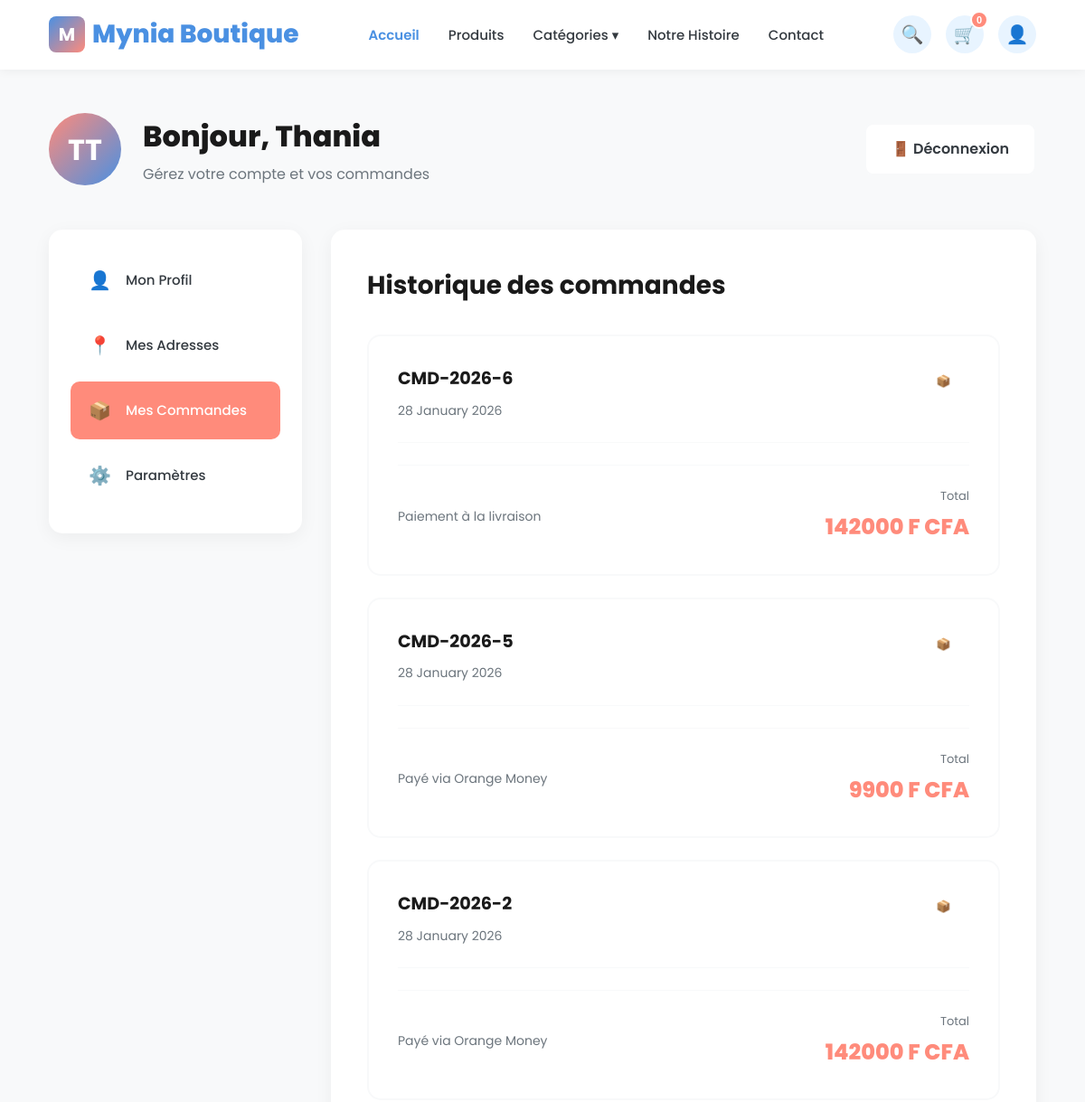
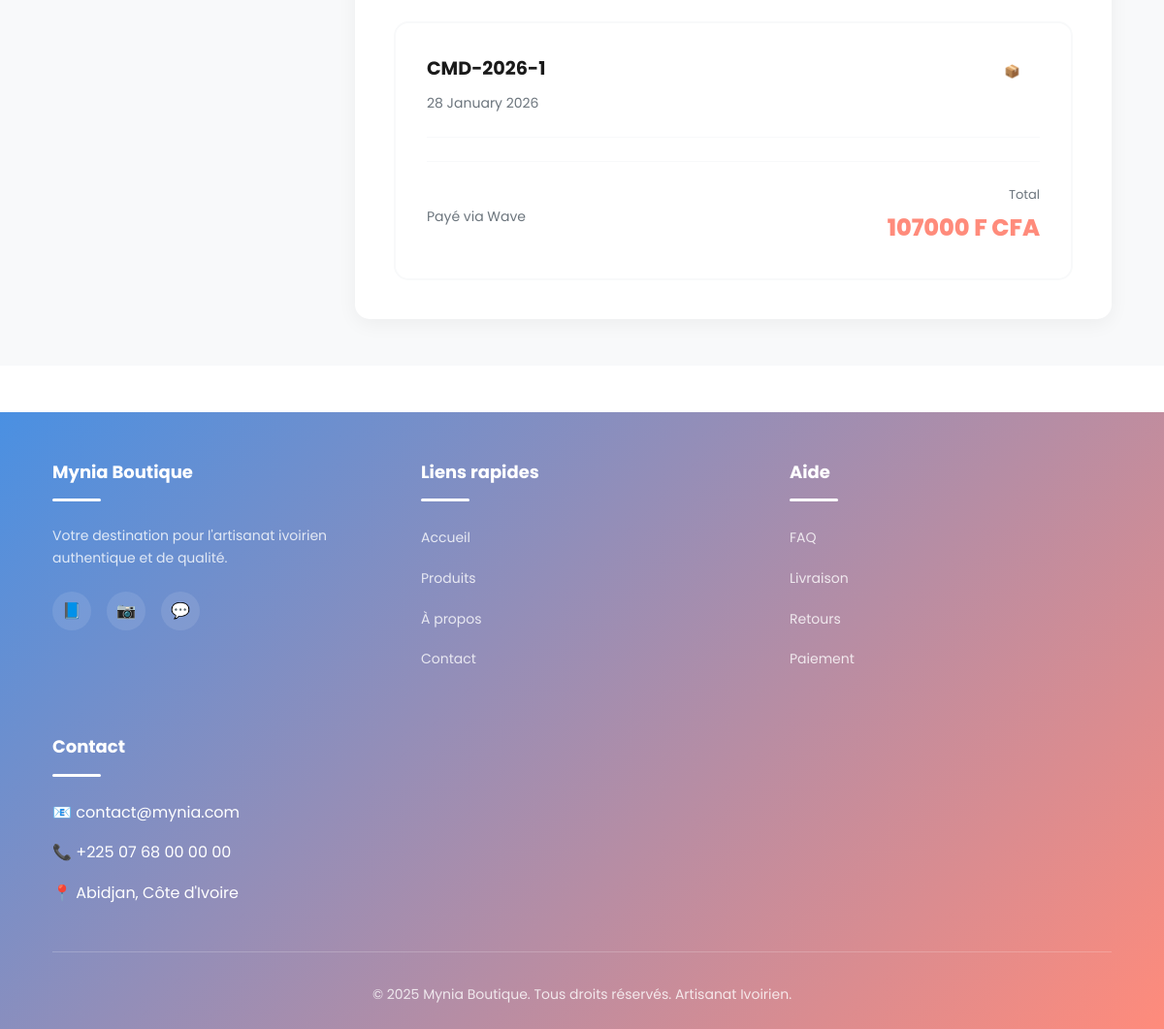
Screenshot of /orders/ (signed in) with the database file from the repository (2 pictures, top to bottom).
### mon_marché/models.py (models this page shows, shortened)
class Commande(models.Model):
    order_number = models.CharField(max_length=50, unique=True, blank=True, null=True)
    phone = models.CharField(max_length=20, blank=True, null=True)
    user = models.ForeignKey(User, on_delete=models.SET_NULL, null=True, blank=True, related_name='commandes')
    items = models.JSONField(default=list)
    subtotal = models.DecimalField(max_digits=10, decimal_places=2, default=0)
    shipping_cost = models.DecimalField(max_digits=10, decimal_places=2, default=2000)
    total = models.DecimalField(max_digits=10, decimal_places=2)
    nom = models.CharField(max_length=150, verbose_name="Nom complet")
    email = models.EmailField()
    phone = models.CharField(max_length=20, verbose_name="Téléphone")
    address = models.CharField(max_length=200, verbose_name="Adresse")
    ville = models.CharField(max_length=200, verbose_name="Ville")
    pays = models.CharField(max_length=300, default="Côte d'Ivoire")
    zipcode = models.CharField(max_length=300, blank=True)
    PAYMENT_METHODS = [
        ('wave', 'Wave'),
        ('orange', 'Orange Money'),
        ('cash', 'Paiement à la livraison'),
    ]
    payment_method = models.CharField(max_length=50, choices=PAYMENT_METHODS)
    PAYMENT_STATUS = [
        ('pending', 'En attente'),
        ('paid', 'Payé'),
        ('failed', 'Échoué'),
        ('refunded', 'Remboursé'),
    ]
    payment_status = models.CharField(max_length=50, choices=PAYMENT_STATUS, default='pending')
    payment_reference = models.CharField(max_length=200, blank=True)
    ORDER_STATUS = [
        ('pending', 'En attente'),
        ('confirmed', 'Confirmée'),
        ('processing', 'En préparation'),
        ('shipped', 'Expédiée'),
        ('delivered', 'Livrée'),
        ('cancelled', 'Annulée'),
    ]
    order_status = models.CharField(max_length=50, choices=ORDER_STATUS, default='pending')
    notes = models.TextField(blank=True, verbose_name="Notes de commande")
    date_commande = models.DateTimeField(auto_now_add=True)
    date_paiement = models.DateTimeField(null=True, blank=True)
    date_livraison = models.DateTimeField(null=True, blank=True)
    class Meta:
        ordering = ['-date_commande']
        verbose_name = "Commande"
        verbose_name_plural = "Commandes"

### mon_marché/views.py (the view)
# urls.py: path('orders/', views.order, name='order'),
@login_required
def order(request):
    commandes = Commande.objects.filter(user=request.user).order_by('-date_commande')
    return render(request, 'order.html', {'commandes': commandes})

### mon_marché/templates/order.html (shortened to what this page needs)
{% extends "base.html" %}
{% load static %}
{% block content %}
<section class="profile-section">
    <div class="container">
        <div class="profile-header">
            <div class="profile-welcome">
                <div class="profile-avatar">
                    {{ user.first_name|first|upper }}{{ user.last_name|first|upper }}
                </div>
                <div class="profile-greeting">
                    <h1>Bonjour, {{ user.first_name|default:"Utilisateur" }}</h1>
                    <p>Gérez votre compte et vos commandes</p>
                </div>
            </div>
            <a href="{% url 'logout' %}" class="logout-btn">
                🚪 Déconnexion
            </a>
        </div>
        <div class="profile-container">
            <aside class="profile-sidebar">
                <ul class="sidebar-nav">
                    <li class="sidebar-item">
                        <a href="{% url 'profile' %}" class="sidebar-link">
                            <span class="sidebar-icon">👤</span>
                            Mon Profil
                        </a>
                    </li>
                    <li class="sidebar-item">
                        <a href="{% url 'adresse' %}" class="sidebar-link">
                            <span class="sidebar-icon">📍</span>
                            Mes Adresses
                        </a>
                    </li>
                    <li class="sidebar-item">
                        <a href="{% url 'order' %}" class="sidebar-link active">
                            <span class="sidebar-icon">📦</span>
                            Mes Commandes
                        </a>
                    </li>
                    <li class="sidebar-item">
                        <a href="{% url 'setting' %}" class="sidebar-link">
                            <span class="sidebar-icon">⚙️</span>
                            Paramètres
                        </a>
                    </li>
                </ul>
            </aside>
            <main class="profile-content">
                <div class="content-header">
                    <h2 class="content-title">Historique des commandes</h2>
                </div>
                {% if commandes %}
                <div class="orders-list">
                    {% for commande in commandes %}
                    <div class="order-card">
                        <div class="order-header">
                            <div class="order-info">
                                <h3>CMD-{{ commande.date_commande|date:"Y" }}-{{ commande.id }}</h3>
                                <p class="order-date">{{ commande.date_commande|date:"d F Y" }}</p>
                            </div>
                            <span class="order-status {{ commande.statut }}">
                                {% if commande.statut == 'en_attente' %}
                                    🕐 En attente
                                {% elif commande.statut == 'livree' %}
                                    ✓ Livrée
                                {% elif commande.statut == 'annulee' %}
                                    ✗ Annulée
                                {% else %}
                                    📦 {{ commande.statut|title }}
                                {% endif %}
                            </span>
                        </div>
                        <div class="order-footer">
                            <div class="order-payment">
                                {% if commande.payment_method == 'wave' %}
                                    Payé via Wave
                                {% elif commande.payment_method == 'orange' %}
                                    Payé via Orange Money
                                {% elif commande.payment_method == 'cash' %}
                                    Paiement à la livraison
                                {% else %}
                                    {{ commande.payment_method|title }}
                                {% endif %}
                            </div>
                            <div class="order-total">
                                <span class="total-label">Total</span>
                                <span class="total-amount">{{ commande.total|floatformat:0 }} F CFA</span>
                            </div>
                        </div>
                    </div>
                    {% endfor %}
                </div>
                {% endif %}
            </main>
        </div>
    </div>
</section>
{% endblock %}

### mon_marché/templates/base.html (shortened to what this page needs)
<!DOCTYPE html>
<html lang="fr">
<head>
</head>
<body>
    <header>
        <div class="container">
            <div class="header-inner">
                <a class="logo" href="{% url 'home' %}">
                    <div class="logo-icon">M</div>
                    <span>Mynia Boutique</span>
                </a>
                <ul class="nav-menu" id="nav-menu">
                    <li class="nav-item active">
                        <a class="nav-link" href="{% url 'home' %}">Accueil</a>
                    </li>
                    <li class="nav-item">
                        <a class="nav-link" href="{% url 'products' %}">Produits</a>
                    </li>
                     <li class="nav-item dropdown">
                        <a class="nav-link" href="#">Catégories ▾</a>
                    </li>
                        <li class="nav-item">
                <a class="nav-link" href="{% url 'about' %}">Notre Histoire</a>
                    </li>
                 <li class="nav-item">
                     <a class="nav-link" href="{% url 'contact' %}">Contact</a>
             </li>
                </ul>
                <div class="user-actions">
                    <button class="icon-btn" id="search-btn" title="Rechercher">🔍</button>
                    <div class="cart-icon">
                        <button class="icon-btn" id="panier" title="Mon panier">🛒
                            <span class="cart-count" id="cart-count">0</span>
                        </button>
                    </div>
                    {% if user.is_authenticated %}
                    <div class="dropdown">
                        <button class="icon-btn" id="user-btn" title="Mon compte">👤</button>
                    </div>
                    {% endif %}
                </div>
            </div>
        </div>
    </header>
    <main>
        {% block content %}{% endblock %}
    </main>
    <footer>
        <div class="container">
            <div class="footer-content">
                <div class="footer-col">
                    <h4>Mynia Boutique</h4>
                    <p style="font-size: 14px; color: rgba(255, 255, 255, 0.8); margin-bottom: 1rem;">
                        Votre destination pour l'artisanat ivoirien authentique et de qualité.
                    </p>
                    <div class="footer-social">
                        <a href="#" class="social-icon" title="Facebook">📘</a>
                        <a href="#" class="social-icon" title="Instagram">📷</a>
                        <a href="#" class="social-icon" title="WhatsApp">💬</a>
                    </div>
                </div>
                <div class="footer-col">
                    <h4>Liens rapides</h4>
                    <ul class="footer-links">
                        <li><a href="{% url 'home' %}">Accueil</a></li>
                        <li><a href="{% url 'products' %}">Produits</a></li>
                        <li><a href="#">À propos</a></li>
                        <li><a href="#">Contact</a></li>
                    </ul>
                </div>
                <div class="footer-col">
                    <h4>Aide</h4>
                    <ul class="footer-links">
                        <li><a href="#">FAQ</a></li>
                        <li><a href="#">Livraison</a></li>
                        <li><a href="#">Retours</a></li>
                        <li><a href="#">Paiement</a></li>
                    </ul>
                </div>
                <div class="footer-col">
                    <h4>Contact</h4>
                    <ul class="footer-links">
                        <li>📧 contact@mynia.com</li>
                        <li>📞 +225 07 68 00 00 00</li>
                        <li>📍 Abidjan, Côte d'Ivoire</li>
                    </ul>
                </div>
            </div>
            <div class="copyright">
                © 2025 Mynia Boutique. Tous droits réservés. Artisanat Ivoirien.
            </div>
        </div>
    </footer>
</body>
</html>

### mon_marché/templates/base.html (style rules this page uses)
:root { --primary-blue: #4A90E2; --light-blue: #E8F4FF; --salmon: #FF8B7B; --dark-salmon: #FF6B5A; --white: #FFFFFF; --light-gray: #F8F9FA; --gray: #6C757D; --dark-gray: #343A40; --black: #1A1A1A; --font-main: 'Poppins', sans-serif; --spacing-xs: 0.5rem; --spacing-sm: 1rem; --spacing-md: 1.5rem; --spacing-lg: 2rem; --spacing-xl: 3rem; --transition: all 0.3s ease; }
* { margin: 0; padding: 0; box-sizing: border-box; }
body { font-family: var(--font-main); background-color: var(--white); color: var(--black); overflow-x: hidden; line-height: 1.6; }
.container { max-width: 1920px; width: 95%; margin: 0 auto; padding: 0 var(--spacing-md); }
header { background: var(--white); box-shadow: 0 2px 10px rgba(0, 0, 0, 0.05); position: sticky; top: 0; z-index: 1000; padding: var(--spacing-sm) 0; }
.header-inner { display: flex; justify-content: space-between; align-items: center; }
.logo { font-size: 28px; font-weight: 800; color: var(--primary-blue); text-decoration: none; display: flex; align-items: center; gap: 0.5rem; transition: var(--transition); }
.logo-icon { width: 40px; height: 40px; background: linear-gradient(135deg, var(--primary-blue), var(--salmon)); border-radius: 8px; display: flex; align-items: center; justify-content: center; color: var(--white); font-weight: 700; font-size: 20px; }
.nav-menu { display: flex; list-style: none; gap: var(--spacing-lg); }
.nav-menu a { color: var(--dark-gray); text-decoration: none; font-weight: 500; font-size: 15px; padding: 0.5rem 0; position: relative; transition: var(--transition); }
.nav-menu a::after { content: ''; position: absolute; bottom: 0; left: 0; width: 0; height: 2px; background: var(--salmon); transition: var(--transition); }
.nav-menu .active a { color: var(--primary-blue); font-weight: 600; }
.user-actions { display: flex; align-items: center; gap: var(--spacing-sm); }
.icon-btn { background: var(--light-blue); border: none; color: var(--primary-blue); width: 42px; height: 42px; border-radius: 50%; display: flex; align-items: center; justify-content: center; cursor: pointer; font-size: 20px; transition: var(--transition); position: relative; text-decoration: none; }
.cart-count { position: absolute; top: -5px; right: -5px; background: var(--salmon); color: var(--white); font-size: 11px; font-weight: 600; width: 20px; height: 20px; border-radius: 50%; display: flex; align-items: center; justify-content: center; border: 2px solid var(--white); }
.dropdown { position: relative; }
main { min-height: calc(100vh - 200px); }
footer { background: linear-gradient(135deg, var(--primary-blue), var(--salmon)); color: var(--white); padding: var(--spacing-xl) 0 var(--spacing-md); margin-top: var(--spacing-xl); }
.footer-content { display: grid; grid-template-columns: repeat(auto-fit, minmax(250px, 1fr)); gap: var(--spacing-xl); margin-bottom: var(--spacing-lg); }
.footer-col h4 { font-size: 18px; font-weight: 700; margin-bottom: var(--spacing-md); position: relative; padding-bottom: var(--spacing-sm); }
.footer-col h4::after { content: ''; position: absolute; left: 0; bottom: 0; width: 50px; height: 3px; background: var(--white); border-radius: 2px; }
.footer-links { list-style: none; }
.footer-links li { margin-bottom: var(--spacing-sm); }
.footer-links a { color: rgba(255, 255, 255, 0.8); text-decoration: none; transition: var(--transition); font-size: 14px; }
.footer-social { display: flex; gap: var(--spacing-sm); margin-top: var(--spacing-md); }
.social-icon { width: 40px; height: 40px; background: rgba(255, 255, 255, 0.1); border-radius: 50%; display: flex; align-items: center; justify-content: center; color: var(--white); text-decoration: none; transition: var(--transition); }
.copyright { text-align: center; padding-top: var(--spacing-lg); border-top: 1px solid rgba(255, 255, 255, 0.2); color: rgba(255, 255, 255, 0.8); font-size: 14px; }
.cart-icon { position: relative; }

### rows the page displays
Commande: date_commande "2026", id "6", date_commande "28 January 2026", payment_method "Paiement à la livraison", total "142000"
Commande: date_commande "2026", id "5", date_commande "28 January 2026", payment_method "Payé via Orange Money", total "9900"
Commande: date_commande "2026", id "2", date_commande "28 January 2026", payment_method "Payé via Orange Money", total "142000"
Commande: date_commande "2026", id "1", date_commande "28 January 2026", payment_method "Payé via Wave", total "107000"

### other values shown
{{ user.first_name|first|upper }} "T"
{{ user.last_name|first|upper }} "T"
{{ user.first_name|default:"Utilisateur" }} "Thania"
